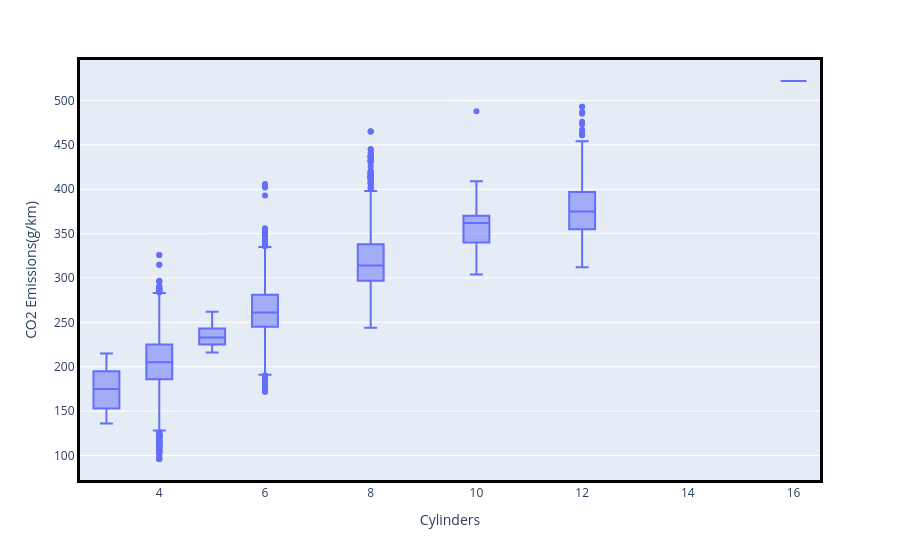

Write notebook code for a chart like this one.
### Code cell
# plotly 테두리 강조하기
fig = px.box(data_frame=df_co2, x='Cylinders',
    y='CO2 Emissions(g/km)'
)
fig.update_xaxes(showline=True, linecolor='black', linewidth=3, mirror=True)
fig.update_yaxes(showline=True, linecolor='black', linewidth=3, mirror=True)
fig.show()

### Figure 1 — Plotly figure (JSON) as saved in the notebook; plotly's stock layout.template omitted (floating-point values rounded to 4 significant figures; data arrays with more than 128 entries replaced by an {"elided": "..."} marker saying what was removed)
{"data": [{"alignmentgroup": "True", "hovertemplate": "Cylinders=%{x}<br>CO2 Emissions(g/km)=%{y}<extra></extra>", "legendgroup": "", "marker": {"color": "#636efa"}, "name": "", "notched": false, "offsetgroup": "", "orientation": "v", "showlegend": false, "type": "box", "x": {"elided": "7385 int values"}, "x0": " ", "xaxis": "x", "y": {"elided": "7385 int values"}, "y0": " ", "yaxis": "y"}], "layout": {"boxmode": "group", "legend": {"tracegroupgap": 0}, "margin": {"t": 60}, "xaxis": {"anchor": "y", "domain": [0, 1], "linecolor": "black", "linewidth": 3, "mirror": true, "showline": true, "title": {"text": "Cylinders"}}, "yaxis": {"anchor": "x", "domain": [0, 1], "linecolor": "black", "linewidth": 3, "mirror": true, "showline": true, "title": {"text": "CO2 Emissions(g/km)"}}}}
